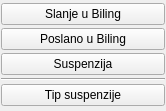
                <widget class="QWidget" name="pageCCAR">
                 <property name="geometry">
                  <rect>
                   <x>0</x>
                   <y>0</y>
                   <width>166</width>
                   <height>111</height>
                  </rect>
                 </property>
                 <property name="sizePolicy">
                  <sizepolicy hsizetype="Preferred" vsizetype="Maximum">
                   <horstretch>0</horstretch>
                   <verstretch>0</verstretch>
                  </sizepolicy>
                 </property>
                 <attribute name="icon">
                  <iconset resource="../../resources/DonatForm.qrc">
                   <normaloff>:/InDonat/Forms/images/ig_menuBlueDown.gif</normaloff>:/InDonat/Forms/images/ig_menuBlueDown.gif</iconset>
                 </attribute>
                 <attribute name="label">
                  <string>CCAR</string>
                 </attribute>
                 <layout class="QVBoxLayout" name="verticalLayout_26">
                  <property name="spacing">
                   <number>0</number>
                  </property>
                  <property name="leftMargin">
                   <number>1</number>
                  </property>
                  <property name="topMargin">
                   <number>0</number>
                  </property>
                  <property name="rightMargin">
                   <number>1</number>
                  </property>
                  <property name="bottomMargin">
                   <number>0</number>
                  </property>
                  <item>
                   <widget class="QPushButton" name="btnMnuSlanjeUBilling">
                    <property name="cursor">
                     <cursorShape>PointingHandCursor</cursorShape>
                    </property>
                    <property name="text">
                     <string>Slanje u Biling</string>
                    </property>
                   </widget>
                  </item>
                  <item>
                   <widget class="QPushButton" name="btnMnuPoslanoUBilling">
                    <property name="sizePolicy">
                     <sizepolicy hsizetype="Minimum" vsizetype="Maximum">
                      <horstretch>0</horstretch>
                      <verstretch>0</verstretch>
                     </sizepolicy>
                    </property>
                    <property name="cursor">
                     <cursorShape>PointingHandCursor</cursorShape>
                    </property>
                    <property name="text">
                     <string>Poslano u Biling</string>
                    </property>
                   </widget>
                  </item>
                  <item>
                   <widget class="QPushButton" name="btnMnuSuspenzija">
                    <property name="cursor">
                     <cursorShape>PointingHandCursor</cursorShape>
                    </property>
                    <property name="text">
                     <string>Suspenzija</string>
                    </property>
                   </widget>
                  </item>
                  <item>
                   <widget class="Line" name="line_10">
                    <property name="orientation">
                     <enum>Qt::Horizontal</enum>
                    </property>
                   </widget>
                  </item>
                  <item>
                   <widget class="QPushButton" name="btnMnuTipSuspenzije">
                    <property name="cursor">
                     <cursorShape>PointingHandCursor</cursorShape>
                    </property>
                    <property name="text">
                     <string>Tip suspenzije</string>
                    </property>
                   </widget>
                  </item>
                 </layout>
                </widget>
